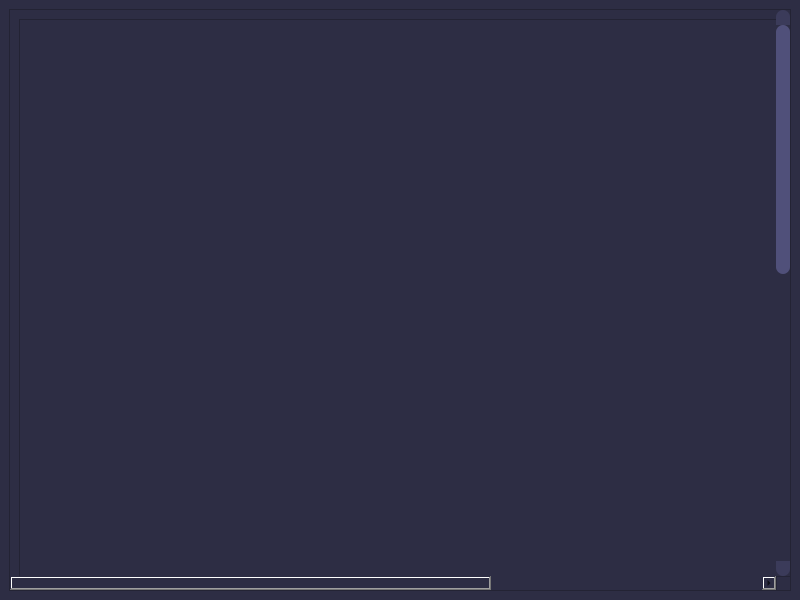
<?xml version="1.0" encoding="UTF-8"?>
<ui version="4.0">
 <class>MainWindow</class>
 <widget class="QMainWindow" name="MainWindow">
  <property name="geometry">
   <rect>
    <x>0</x>
    <y>0</y>
    <width>800</width>
    <height>600</height>
   </rect>
  </property>
  <property name="windowTitle">
   <string>MainWindow</string>
  </property>
  <property name="styleSheet">
   <string notr="true">QScrollBar:vertical {
	border: none;
	background-color: rgb(59, 59, 90);
	width: 14px;
	margin: 15px 0 15px 0;
	border-radius: 0px;
}
QScrollBar::handle:vertical {
	background-color: rgb(80, 80, 122);
	min-height: 30px;
	border-radius: 7px
}
QScrollBar::handle:vertical:hover {
	background-color: rgb(255, 0, 127);
}
QScrollBar::handle:vertical:pressed {
	background-color: rgb(185, 0, 92);
}
QScrollBar::sub-line:vertical {
	border: none;
	background-color: rgb(59, 59, 90);
	height: 15px;
	border-top-left-radius: 7px;
	border-top-right-radius: 7px;
	subcontrol-position: top;
	subcontrol-origin: margin
}
QScrollBar::sub-line:vertical:hover {
	background-color: rgb(255, 0, 127);
}
QScrollBar::sub-line:vertical:pressed {
	background-color: rgb(185, 0, 92);
}
QScrollBar::add-line:vertical {
	border: none;
	background-color: rgb(59, 59, 90);
	height: 15px;
	border-bottom-left-radius: 7px;
	border-bottom-right-radius: 7px;
	subcontrol-position: bottom;
	subcontrol-origin: margin
}
QScrollBar::add-line:vertical:hover {
	background-color: rgb(255, 0, 127);
}
QScrollBar::add-line:vertical:pressed {
	background-color: rgb(185, 0, 92);
}
QScrollBar::up-arrow:vertical {
	background: none;
}
QScrollBar::down-arrow:vertical {
	background: none;
}
QScrollBar::add-page:vertical {
	background: none;
}
QScrollBar::sub-page:vertical {
	background:none;
}QScrollBar:vertical {
	border: none;
	background-color: rgb(59, 59, 90);
	width: 14px;
	margin: 15px 0 15px 0;
	border-radius: 0px;
}
QScrollBar::handle:vertical {
	background-color: rgb(80, 80, 122);
	min-height: 30px;
	border-radius: 7px
}
QScrollBar::handle:vertical:hover {
	background-color: rgb(255, 0, 127);
}
QScrollBar::handle:vertical:pressed {
	background-color: rgb(185, 0, 92);
}
QScrollBar::sub-line:vertical {
	border: none;
	background-color: rgb(59, 59, 90);
	height: 15px;
	border-top-left-radius: 7px;
	border-top-right-radius: 7px;
	subcontrol-position: top;
	subcontrol-origin: margin
}
QScrollBar::sub-line:vertical:hover {
	background-color: rgb(255, 0, 127);
}
QScrollBar::sub-line:vertical:pressed {
	background-color: rgb(185, 0, 92);
}
QScrollBar::add-line:vertical {
	border: none;
	background-color: rgb(59, 59, 90);
	height: 15px;
	border-bottom-left-radius: 7px;
	border-bottom-right-radius: 7px;
	subcontrol-position: bottom;
	subcontrol-origin: margin
}
QScrollBar::add-line:vertical:hover {
	background-color: rgb(255, 0, 127);
}
QScrollBar::add-line:vertical:pressed {
	background-color: rgb(185, 0, 92);
}
QScrollBar::up-arrow:vertical {
	background: none;
}
QScrollBar::down-arrow:vertical {
	background: none;
}
QScrollBar::add-page:vertical {
	background: none;
}
QScrollBar::sub-page:vertical {
	background:none;
}</string>
  </property>
  <widget class="QWidget" name="centralwidget">
   <property name="styleSheet">
    <string notr="true">background-color: rgb(45, 45, 68);</string>
   </property>
   <layout class="QVBoxLayout" name="verticalLayout">
    <item>
     <widget class="QScrollArea" name="scrollArea">
      <property name="styleSheet">
       <string notr="true">QScrollBar:vertical {
	border: none;
	background: rgb(56, 56, 85);
}</string>
      </property>
      <property name="widgetResizable">
       <bool>true</bool>
      </property>
      <widget class="QWidget" name="scrollAreaWidgetContents">
       <property name="geometry">
        <rect>
         <x>0</x>
         <y>0</y>
         <width>1222</width>
         <height>1222</height>
        </rect>
       </property>
       <layout class="QVBoxLayout" name="verticalLayout_2">
        <item>
         <widget class="QFrame" name="frame">
          <property name="minimumSize">
           <size>
            <width>1200</width>
            <height>1200</height>
           </size>
          </property>
          <property name="styleSheet">
           <string notr="true"/>
          </property>
          <property name="frameShape">
           <enum>QFrame::StyledPanel</enum>
          </property>
          <property name="frameShadow">
           <enum>QFrame::Raised</enum>
          </property>
         </widget>
        </item>
       </layout>
      </widget>
     </widget>
    </item>
   </layout>
  </widget>
  <widget class="QMenuBar" name="menubar">
   <property name="geometry">
    <rect>
     <x>0</x>
     <y>0</y>
     <width>800</width>
     <height>27</height>
    </rect>
   </property>
  </widget>
 </widget>
 <resources/>
 <connections/>
</ui>
